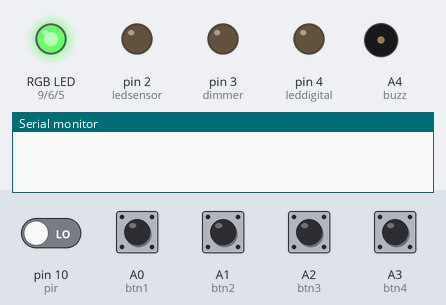
Bench run of a sketch on a simulated Arduino Uno, built with avr-gcc and run on an emulated ATmega328P. Parts: an RGB LED mixed from three pins (HIGH = lit), output pins drawn as LEDs (lit = HIGH), buzzer (waves = sounding, pin HIGH), the last lines printed to the serial monitor. Dashed ring = blinking. The test bench sets the inputs (shaded band); at power-on: A0 (btn1), A1 (btn2), A2 (btn3), A3 (btn4) HIGH, pin 10 (pir) LOW. No radio packets arrive unless stated.

Above: at 1.2 s.
1.3 s: A0 (btn1) pulled LOW for 1 s
At 3.0 s:
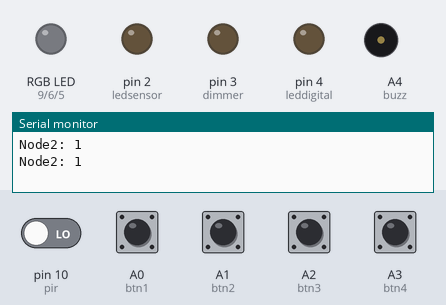
3.8 s: pin 10 (pir) driven HIGH
At 4.2 s:
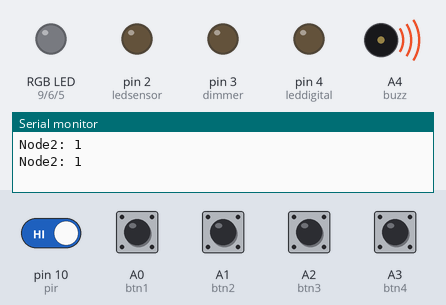
5.4 s: A1 (btn2) pulled LOW for 1 s
At 5.65 s:
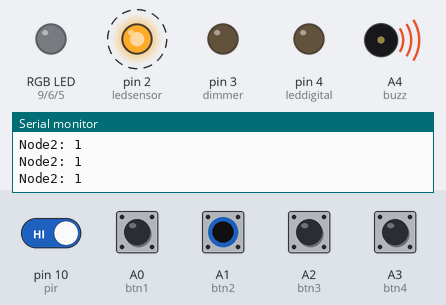
7.9 s: A2 (btn3) pulled LOW for 0.15 s
At 9.2 s:
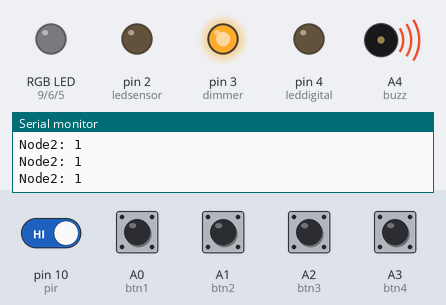
9.5 s: A3 (btn4) pulled LOW for 0.15 s
At 10.7 s:
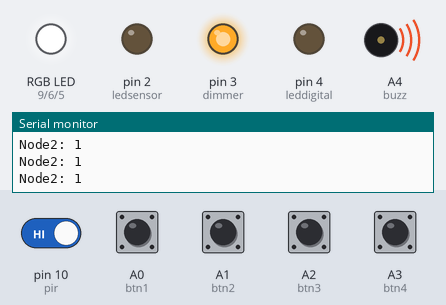
11.1 s: A1 (btn2) pulled LOW for 0.15 s
At 12.1 s:
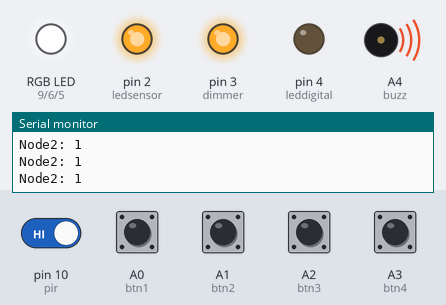
Timing chart, 0 to 13.7 s (numbered marks = the images above; inputs shaded):
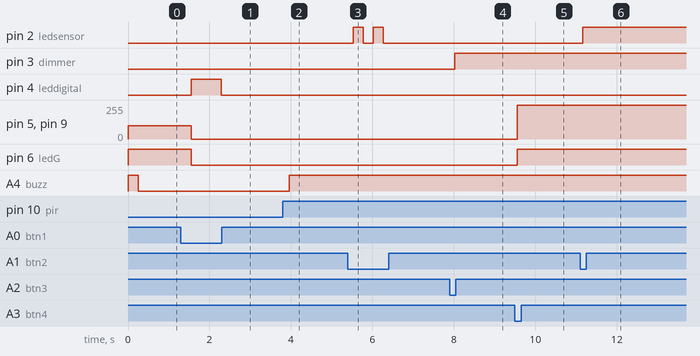

The sketch:

S1.2.ino
```cpp
#include <SPI.h>
#include <RF24Network.h>
#include <RF24.h>

#define leddigital 4
#define ledsensor  2
#define buzz       A4
#define btn1       A0
#define btn2       A1
#define btn3       A2
#define btn4       A3
#define pir        10
#define dimmer     3
#define ledR       9
#define ledG       6
#define ledB       5

RF24 radio(7, 8);               // nRF24L01 (CE,CSN)
RF24Network network(radio);      // Include the radio in the network
const uint16_t this_node = 02;   // Address of our node in Octal format ( 04,031, etc)
const uint16_t master00 = 00;    // Address of the other node in Octal format

byte counter = 1;
int count = 0;
unsigned long time_check = 0;

char stringsta[] = "slave2;ld1:b;ld2:b";
const int sttsta[] = {11,17};
const int load[] = {4,2};

unsigned long printPeriod = 1400;
unsigned long previousMillis = 0;

bool done = false;
String data = "";
String ld1 = "";
String ld2 = "";
String ld3 = "";
String ld4 = "";
String t2 = "";
String id = "";

boolean status_btn1 = 0;
boolean status_btn2 = 0;
boolean status_btn3 = 0;
boolean status_btn4 = 0;
unsigned long incomingData;
unsigned long valueR;
unsigned long valueG;
unsigned long valueP;

void setup()

{

  Serial.begin(9600);
  radio.begin();
  network.begin(90, this_node);  //(channel, node address)
  radio.setDataRate(RF24_2MBPS);
  pinMode(leddigital, OUTPUT);
  pinMode(ledsensor, OUTPUT);
  pinMode(buzz, OUTPUT);
  pinMode(btn1, INPUT_PULLUP);
  pinMode(btn2, INPUT_PULLUP);
  pinMode(btn3, INPUT_PULLUP);
  pinMode(btn4, INPUT_PULLUP);
  pinMode(pir, INPUT_PULLUP);
  pinMode(dimmer, OUTPUT);
  pinMode(ledR, OUTPUT);
  pinMode(ledG, OUTPUT);
  pinMode(ledB, OUTPUT);
  analogWrite(ledR,100);
  analogWrite(ledG,255);
  analogWrite(ledB,100);
  analogWrite(dimmer,0);
  digitalWrite(buzz , HIGH);

}

void loop()

{
    network.update();
    //unsigned long getData;
    while ( network.available() ) {     // Is there any incoming data?
    RF24NetworkHeader header;
    //unsigned long incomingData;
    char incomingData[128]= {0};
    network.read(header, &incomingData, sizeof(incomingData)); // Read the incoming data
    Serial.println(incomingData);


    if (header.from_node == 0) {
    Serial.println("Data ok");
    }
    String data = String(incomingData);
    id = getValue(data, ':', 0);
    t2 = getValue(data, ':', 1);
    check_control();
    }
     if((unsigned long)(millis() - previousMillis) >= printPeriod) {
      previousMillis = millis();
      //count++;
      readstatus();
      //byte datasend[6];
      //datasend[0] = 11;
      RF24NetworkHeader header10(master00);
      bool ok2 = network.write(header10, &stringsta, sizeof(stringsta));
      Serial.print("Node2: ");
      Serial.println(ok2);
     }
     read_input();
/*
     if (digitalRead(pir) == 0)
    {
     digitalWrite(buzz, LOW);
     delay(1000);
     digitalWrite(buzz, HIGH);
    }
*/
      if (digitalRead(pir) == 0)
    {
     digitalWrite(buzz, LOW);
     delay(500);
    }
    else
    {
     digitalWrite(buzz, HIGH);
    }
}

String getValue(String data, char separator, int index)
{
  int found = 0;
  int strIndex[] = {0, -1};
  int maxIndex = data.length()-1;

  for(int i=0; i<=maxIndex && found<=index; i++){
    if(data.charAt(i)==separator || i==maxIndex){
        found++;
        strIndex[0] = strIndex[1]+1;
        strIndex[1] = (i == maxIndex) ? i+1 : i;
    }
  }

  return found>index ? data.substring(strIndex[0], strIndex[1]) : "";
}
void readstatus(){
  for (int i = 0 ; i < 2 ; i++){
    if(digitalRead(load[i]) == 0) {
      stringsta[sttsta[i]] = 'b';
    }
    else {
      stringsta[sttsta[i]] = 'a';
    }
  }
}
void check_control()
{
  if (id == "ld1")
  {
    status_btn1 = !status_btn1;
    action();
  }
  if (id == "ld2")
  {
    status_btn2 = !status_btn2;
    action();
  }
  if (id == "ld3")
  {
    analogWrite(dimmer,t2.toInt());
  }
  if (id == "ld4")
  {
    String val1 = getValue(t2, ',', 0);
    String val2 = getValue(t2, ',', 1);
    String val3 = getValue(t2, ',', 2);
    analogWrite(ledG,val1.toInt());
    analogWrite(ledR,val2.toInt());
    analogWrite(ledB,val3.toInt());
  }
}
void action()
{
  if (status_btn1 == 1)
  {
    digitalWrite(leddigital, HIGH);
  }
  else digitalWrite(leddigital, LOW);

  if (status_btn2 == 1)
  {
    digitalWrite(ledsensor, HIGH);
  }
  else digitalWrite(ledsensor, LOW);

  if (status_btn3 == 1)
  {
    analogWrite(dimmer,255);
  }
  else analogWrite(dimmer,0);

  if (status_btn4 == 1)
  {
    analogWrite(ledR,255);
    analogWrite(ledG,255);
    analogWrite(ledB,255);
  }
  else {
    analogWrite(ledR,0);
    analogWrite(ledG,0);
    analogWrite(ledB,0);
  }
}

// Hàm đọc nút nhấn điều khiển
void read_input()
{
//  if ((digitalRead(pir) == 0)&& (count == 0)) {
//    digitalWrite(ledsensor, HIGH);
//    count = 1;
//    time_check = millis();
//  }
//  if(((unsigned long)(millis() - time_check) >= 3000)&&(digitalRead(pir) == 1)){
//     digitalWrite(ledsensor, LOW);
//     count = 0;
//  }
 /* boolean valueP = debounce(pir);
  if (!valueP)
  {
    digitalWrite(buzz, LOW);
    time_check = millis();
   // status_btn1 = !status_btn1;
   // action();
  }*/
//  if(((unsigned long)(millis() - time_check) >= 3000)&&(!digitalRead(buzz)))
//  {
//    digitalWrite(buzz, HIGH);
//  }

  boolean value0 = debounce(btn1);
  if (!value0)
  {
    status_btn1 = !status_btn1;
    action();
  }
  boolean value2 = debounce(btn2);
  if (!value2)
  {
    status_btn2 = !status_btn2;
    action();
  }
   boolean value3 = debounce(btn3);
  if (!value3)
  {
    status_btn3 = !status_btn3;
    action();
  }
   boolean value4 = debounce(btn4);
  if (!value4)
  {
    status_btn4 = !status_btn4;
    action();
  }
}

// Hàm check nút nhấn
boolean debounce(int pin)
{
  boolean state;
  boolean previousState;
  const int debounceDelay = 60;

  previousState = digitalRead(pin);
  for (int counter = 0; counter < debounceDelay; counter++)
  {
    delay(1);
    state = digitalRead(pin);
    if (state != previousState)
    {
      counter = 0;
      previousState = state;
    }
  }
  return state;
}
```

Measured:
- after the input at 1.3 s, pin 4 (leddigital): LOW → HIGH after 0.25 s, → LOW 0.74 s later; pin 5 (ledB), pin 9 (ledR): 100/255 → 0/255 after 0.25 s; pin 6 (ledG): HIGH → LOW after 0.25 s
- after the input at 3.8 s, A4 (buzz): LOW → HIGH after 0.16 s
- after the input at 5.4 s, pin 2 (ledsensor): alternates HIGH for 0.24 s and LOW for 0.24 s, 4 changes in all, then stays LOW, starting after 0.13 s
- after the input at 7.9 s, pin 3 (dimmer): LOW → HIGH after 0.12 s
- after the input at 9.5 s, pin 5 (ledB), pin 9 (ledR): 0/255 → 255/255 after 0.06 s; pin 6 (ledG): LOW → HIGH after 0.06 s
- after the input at 11.1 s, pin 2 (ledsensor): LOW → HIGH after 0.06 s
